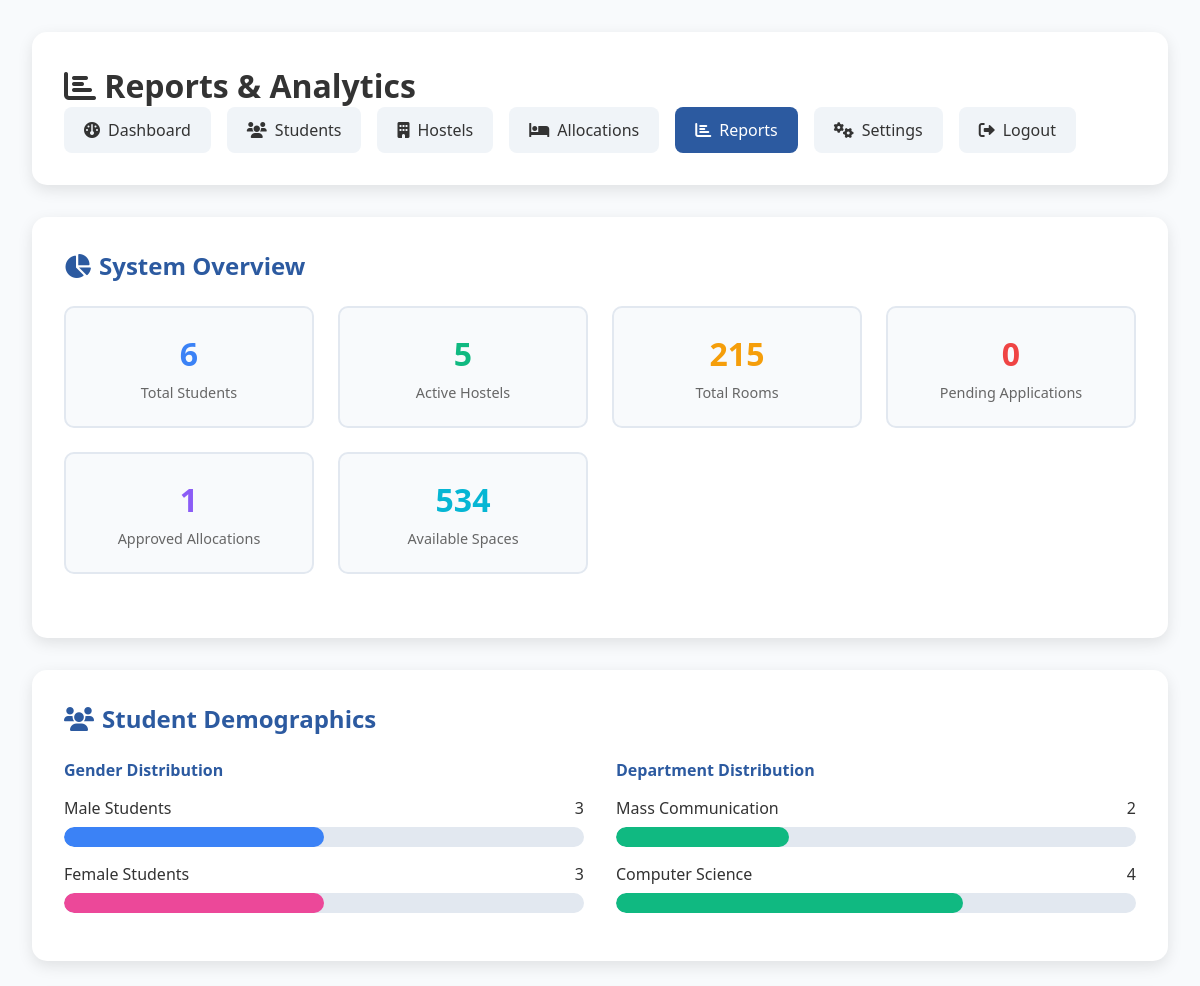
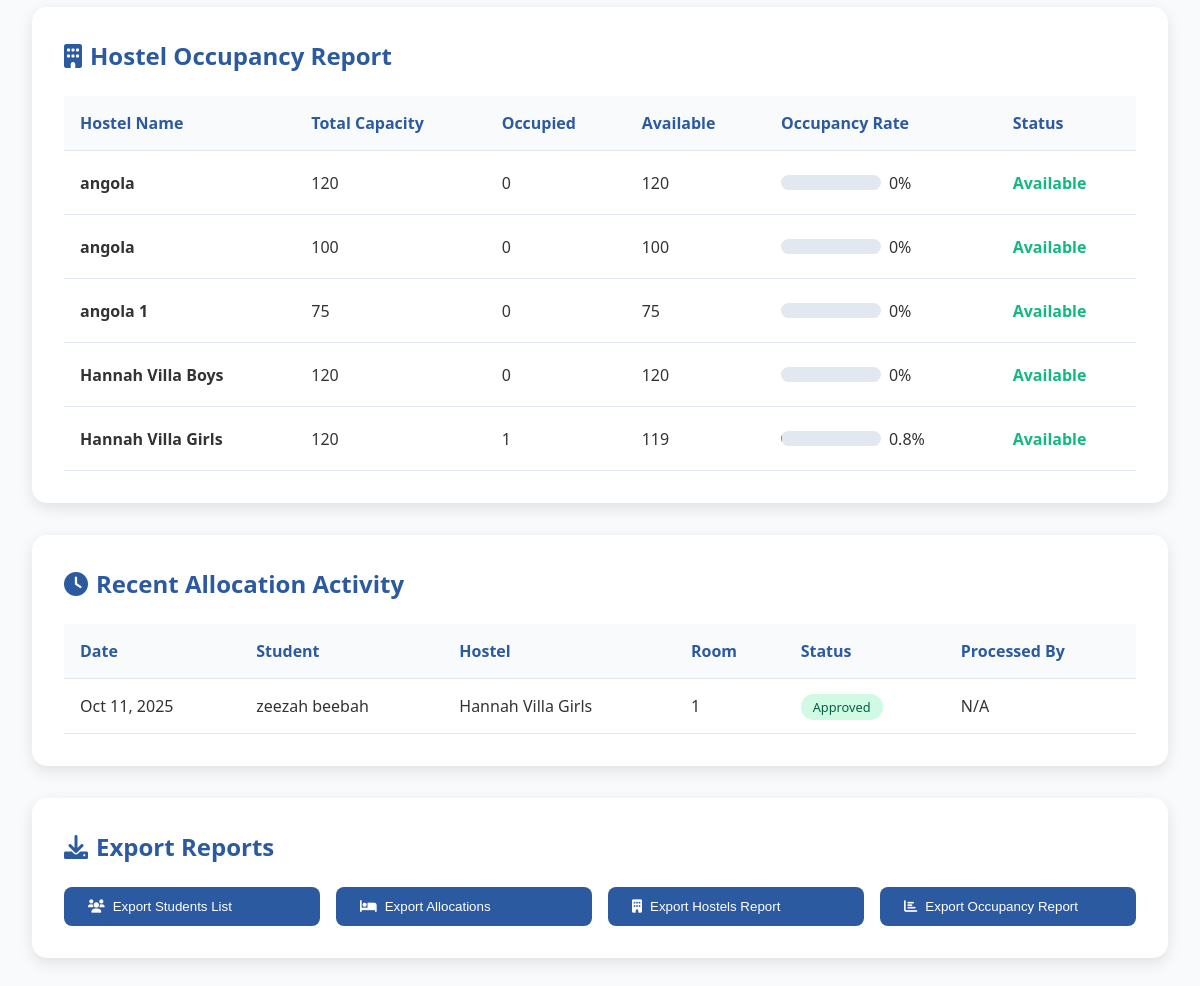
The page /admin/reports.php (signed in) on the database its author committed (2 pictures, top to bottom).
### tables this page shows
CREATE TABLE `hostels` (
  `id` int(11) NOT NULL,
  `hostel_name` varchar(100) NOT NULL,
  `gender` enum('male','female') NOT NULL,
  `total_capacity` int(11) NOT NULL,
  `available_spaces` int(11) NOT NULL,
  `price_per_session` decimal(10,2) NOT NULL,
  `facilities` text DEFAULT NULL,
  `description` text DEFAULT NULL,
  `image_path` varchar(255) DEFAULT NULL,
  `status` enum('active','inactive') DEFAULT 'active',
  `created_at` timestamp NOT NULL DEFAULT current_timestamp(),
  `updated_at` timestamp NOT NULL DEFAULT current_timestamp() ON UPDATE current_timestamp()
);

CREATE TABLE `allocations` (
  `id` int(11) NOT NULL,
  `student_id` int(11) NOT NULL,
  `hostel_id` int(11) NOT NULL,
  `room_id` int(11) NOT NULL,
  `academic_session` varchar(20) NOT NULL,
  `allocation_date` timestamp NOT NULL DEFAULT current_timestamp(),
  `admin_approved` enum('pending','approved','rejected') DEFAULT 'pending',
  `approved_by` int(11) DEFAULT NULL,
  `approval_date` timestamp NULL DEFAULT NULL,
  `rejection_reason` text DEFAULT NULL,
  `payment_status` enum('pending','paid','failed') DEFAULT 'pending',
  `payment_method` varchar(50) DEFAULT NULL,
  `payment_reference` varchar(100) DEFAULT NULL,
  `amount_paid` decimal(10,2) DEFAULT NULL,
  `payment_date` timestamp NULL DEFAULT NULL,
  `status` enum('active','cancelled','completed','confirmed') DEFAULT 'active',
  `created_at` timestamp NOT NULL DEFAULT current_timestamp(),
  `updated_at` timestamp NOT NULL DEFAULT current_timestamp() ON UPDATE current_timestamp()
);

CREATE TABLE `students` (
  `id` int(11) NOT NULL,
  `matric_number` varchar(20) DEFAULT NULL,
  `full_name` varchar(100) NOT NULL,
  `department` varchar(100) NOT NULL,
  `level` enum('ND 1','ND 2','HND 1','HND 2') NOT NULL,
  `gender` enum('male','female') NOT NULL,
  `phone` varchar(20) DEFAULT NULL,
  `email` varchar(100) DEFAULT NULL,
  `rrr_last_digits` varchar(4) NOT NULL,
  `admission_year` year(4) NOT NULL,
  `study_mode` enum('full_time','part_time') DEFAULT 'full_time',
  `created_at` timestamp NOT NULL DEFAULT current_timestamp(),
  `updated_at` timestamp NOT NULL DEFAULT current_timestamp() ON UPDATE current_timestamp(),
  `applicant_number` varchar(20) DEFAULT NULL,
  `password` varchar(255) DEFAULT NULL,
  `status` enum('active','inactive') NOT NULL DEFAULT 'active'
);

CREATE TABLE `rooms` (
  `id` int(11) NOT NULL,
  `hostel_id` int(11) NOT NULL,
  `room_number` varchar(20) NOT NULL,
  `capacity` int(11) NOT NULL,
  `occupied` int(11) DEFAULT 0,
  `room_type` enum('single','double','triple','quad') NOT NULL,
  `price` decimal(10,2) NOT NULL,
  `facilities` text DEFAULT NULL,
  `status` enum('available','maintenance','occupied') DEFAULT 'available',
  `created_at` timestamp NOT NULL DEFAULT current_timestamp(),
  `updated_at` timestamp NOT NULL DEFAULT current_timestamp() ON UPDATE current_timestamp()
);

### admin/reports.php (the view, shortened to what the rows shown need)
<?php
require_once __DIR__ . '/../includes/functions.php';
$allocations = getAllAllocations();
$hostels = getAllHostels();
$hostelStats = [];
foreach ($hostels as $hostel) {
    $occupancyRate = $hostel['total_capacity'] > 0 ?
        (($hostel['total_capacity'] - $hostel['available_spaces']) / $hostel['total_capacity']) * 100 : 0;
    $hostelStats[] = [
        'name' => $hostel['hostel_name'],
        'total_capacity' => $hostel['total_capacity'],
        'occupied' => $hostel['total_capacity'] - $hostel['available_spaces'],
        'available' => $hostel['available_spaces'],
        'occupancy_rate' => round($occupancyRate, 1)
    ];
}
?>
<!DOCTYPE html>
<html lang="en">
<head>
    <link href="https://cdnjs.cloudflare.com/ajax/libs/font-awesome/6.0.0/css/all.min.css" rel="stylesheet">
</head>
<body>
    <div class="dashboard">
        <div class="admin-header">
            <h1><i class="fas fa-chart-bar"></i> Reports & Analytics</h1>
        </div>
        <div class="content-section">
            <h2 class="section-title">
                <i class="fas fa-chart-pie"></i> System Overview
            </h2>
        </div>
        <div class="content-section">
            <h2 class="section-title">
                <i class="fas fa-users"></i> Student Demographics
            </h2>
        </div>
        <div class="content-section">
            <h2 class="section-title">
                <i class="fas fa-building"></i> Hostel Occupancy Report
            </h2>
            <div style="overflow-x: auto;">
                <table class="table">
                    <thead>
                        <tr>
                            <th>Hostel Name</th>
                            <th>Total Capacity</th>
                            <th>Occupied</th>
                            <th>Available</th>
                            <th>Occupancy Rate</th>
                            <th>Status</th>
                        </tr>
                    </thead>
                    <tbody>
                        <?php foreach ($hostelStats as $hostel): ?>
                            <tr>
                                <td><strong><?php echo htmlspecialchars($hostel['name']); ?></strong></td>
                                <td><?php echo $hostel['total_capacity']; ?></td>
                                <td><?php echo $hostel['occupied']; ?></td>
                                <td><?php echo $hostel['available']; ?></td>
                                <td>
                                    <div style="display: flex; align-items: center; gap: 0.5rem;">
                                        <div class="progress-bar" style="width: 100px; height: 15px;">
                                        </div>
                                        <span><?php echo $hostel['occupancy_rate']; ?>%</span>
                                    </div>
                                </td>
                                <td>
                                    <?php if ($hostel['occupancy_rate'] >= 100): ?>
                                        <span style="color: #ef4444; font-weight: bold;">Full</span>
                                    <?php elseif ($hostel['occupancy_rate'] >= 80): ?>
                                        <span style="color: #f59e0b; font-weight: bold;">Nearly Full</span>
                                    <?php else: ?>
                                        <span style="color: #10b981; font-weight: bold;">Available</span>
                                    <?php endif; ?>
                                </td>
                            </tr>
                        <?php endforeach; ?>
                    </tbody>
                </table>
            </div>
        </div>
        <div class="content-section">
            <h2 class="section-title">
                <i class="fas fa-clock"></i> Recent Allocation Activity
            </h2>
            <?php if (empty($allocations)): ?>
                <div style="text-align: center; padding: 3rem; color: #666;">
                    <i class="fas fa-inbox" style="font-size: 3rem; margin-bottom: 1rem; color: #d1d5db;"></i>
                    <h3>No Allocation Activity</h3>
                    <p>No allocation requests have been made yet.</p>
                </div>
            <?php else: ?>
                <div style="overflow-x: auto;">
                    <table class="table">
                        <thead>
                            <tr>
                                <th>Date</th>
                                <th>Student</th>
                                <th>Hostel</th>
                                <th>Room</th>
                                <th>Status</th>
                                <th>Processed By</th>
                            </tr>
                        </thead>
                        <tbody>
                            <?php foreach (array_slice($allocations, 0, 20) as $allocation): ?>
                                <tr>
                                    <td><?php echo date('M j, Y', strtotime($allocation['allocation_date'])); ?></td>
                                    <td><?php echo htmlspecialchars($allocation['full_name']); ?></td>
                                    <td><?php echo htmlspecialchars($allocation['hostel_name']); ?></td>
                                    <td><?php echo htmlspecialchars($allocation['room_number']); ?></td>
                                    <td>
                                        <span style="padding: 0.25rem 0.75rem; border-radius: 20px; font-size: 0.8rem; font-weight: 500;
                                                     background: <?php echo $allocation['admin_approved'] === 'approved' ? '#d1fae5' : ($allocation['admin_approved'] === 'rejected' ? '#fee2e2' : '#fef3c7'); ?>;
                                                     color: <?php echo $allocation['admin_approved'] === 'approved' ? '#065f46' : ($allocation['admin_approved'] === 'rejected' ? '#dc2626' : '#92400e'); ?>;">
                                            <?php echo ucfirst($allocation['admin_approved']); ?>
                                        </span>
                                    </td>
                                    <td><?php echo $allocation['approved_by_name'] ? htmlspecialchars($allocation['approved_by_name']) : 'N/A'; ?></td>
                                </tr>
                            <?php endforeach; ?>
                        </tbody>
                    </table>
                </div>
            <?php endif; ?>
        </div>
        <div class="content-section">
            <h2 class="section-title">
                <i class="fas fa-download"></i> Export Reports
            </h2>
        </div>
    </div>
</body>
</html>

### rows shown on the page
hostels: hostel_name "angola", total_capacity "120", occupied "0", available "120", occupancy_rate "0"
hostels: hostel_name "angola", total_capacity "100", occupied "0", available "100", occupancy_rate "0"
hostels: hostel_name "angola 1", total_capacity "75", occupied "0", available "75", occupancy_rate "0"
hostels: hostel_name "Hannah Villa Boys", total_capacity "120", occupied "0", available "120", occupancy_rate "0"
hostels: hostel_name "Hannah Villa Girls", total_capacity "120", occupied "1", available "119", occupancy_rate "0.8"
allocations: allocation_date "Oct 11, 2025", student.full_name "zeezah beebah", hostel.hostel_name "Hannah Villa Girls", room.room_number "1", admin_approved "Approved"

### other values the page prints
$stats['totalStudents'] "6"
$stats['totalHostels'] "5"
$stats['totalRooms'] "215"
$stats['pendingAllocations'] "0"
$stats['approvedAllocations'] "1"
$stats['availableSpaces'] "534"
$maleStudents "3"
$femaleStudents "3"
$dept "Mass Communication"
$count "2"
$dept "Computer Science"
$count "4"
